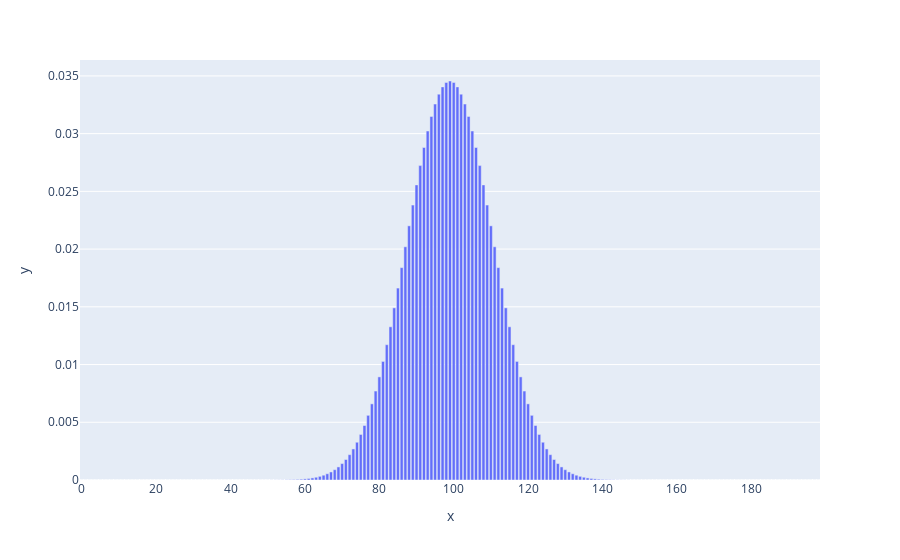

This figure's notebook cell:
### Code cell
W = [X]
for i in range(32):
    W.append(scipy.signal.convolve(W[0], W[-1]))
px.bar(x=range(0, len(W[-1])), y=W[-1]).show()

### Figure 1 — Plotly figure (JSON) as saved in the notebook; plotly's stock layout.template omitted (floating-point values rounded to 4 significant figures; data arrays with more than 128 entries replaced by an {"elided": "..."} marker saying what was removed)
{"data": [{"alignmentgroup": "True", "hovertemplate": "x=%{x}<br>y=%{y}<extra></extra>", "legendgroup": "", "marker": {"color": "#636efa", "pattern": {"shape": ""}}, "name": "", "offsetgroup": "", "orientation": "v", "showlegend": false, "textposition": "auto", "type": "bar", "x": {"elided": "199 int values"}, "xaxis": "x", "y": {"elided": "199 float values"}, "yaxis": "y"}], "layout": {"barmode": "relative", "legend": {"tracegroupgap": 0}, "margin": {"t": 60}, "xaxis": {"anchor": "y", "domain": [0, 1], "title": {"text": "x"}}, "yaxis": {"anchor": "x", "domain": [0, 1], "title": {"text": "y"}}}}
